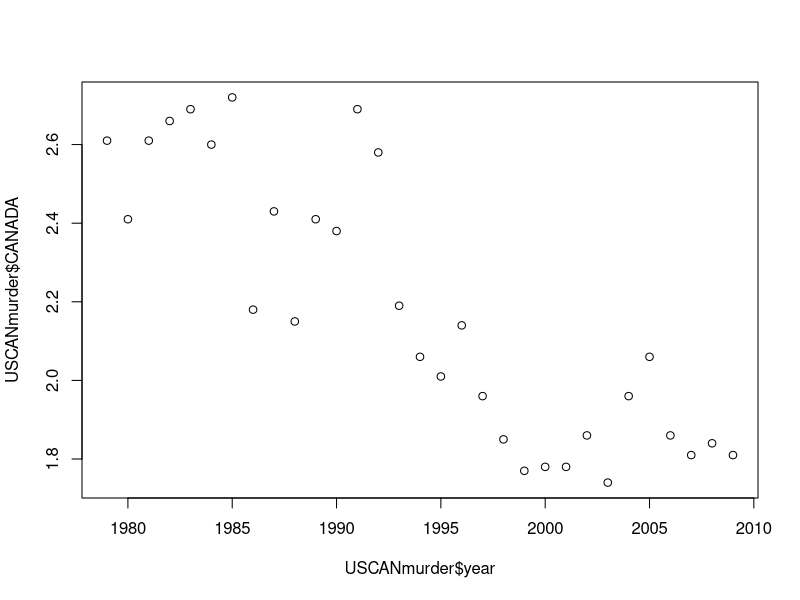

Write the R code that produced this figure.
## Q1

USCANmurder <-
structure(list(year = 1979:2009, CANADA = c(2.61, 2.41, 2.61, 
2.66, 2.69, 2.6, 2.72, 2.18, 2.43, 2.15, 2.41, 2.38, 2.69, 2.58, 
2.19, 2.06, 2.01, 2.14, 1.96, 1.85, 1.77, 1.78, 1.78, 1.86, 1.74, 
1.96, 2.06, 1.86, 1.81, 1.84, 1.81), US = c(9.8, 10.2, 9.8, 9.1, 
8.3, 7.9, 8, 8.6, 8.3, 8.4, 8.7, 9.4, 9.8, 9.3, 9.5, 9, 8.2, 
7.4, 6.8, 6.3, 5.7, 5.5, 5.6, 5.6, 5.7, 5.5, 5.6, 5.7, 5.6, 5.4, 
5), ONTARIO = c(2.02, 1.81, 1.93, 2.06, 2.23, 2.07, 2.08, 1.47, 
2.12, 1.89, 1.73, 1.77, 2.35, 2.29, 1.8, 1.77, 1.65, 1.69, 1.59, 
1.37, 1.41, 1.34, 1.43, 1.47, 1.45, 1.51, 1.75, 1.55, 1.58, 1.36, 
1.36), MANITOBA = c(4.24, 3, 3.96, 3.34, 3.77, 4.01, 2.4, 4.31, 
4.01, 2.81, 3.9, 3.53, 3.79, 2.61, 2.77, 2.58, 2.39, 3.97, 2.73, 
2.9, 2.28, 2.61, 2.95, 3.11, 3.69, 4.26, 4.16, 3.29, 5.11, 4.48, 
4.66)), .Names = c("year", "CANADA", "US", "ONTARIO", "MANITOBA"
), row.names = c(NA, -31L), class = "data.frame")

length(USCANmurder$CANADA)
result <- lm(ONTARIO ~ CANADA, data=USCANmurder)
summary(result)
summary(result)$sigma
anova(result)
2*(1-pt(2.973668,29))
predict(result,newdata=data.frame(CANADA<-1.62),interval="confidence")
predict(result,newdata=data.frame(CANADA<-1.62),interval="prediction")

## Q2
plot(USCANmurder$year, USCANmurder$CANADA)

## a. construct the model
result <- lm(CANADA ~ year, data=USCANmurder)
summary(result)

## b. estimate of the error variance
MSE <- (summary(result)$sigma)^2

## c. condence interval of slope
t0 <- qt(.975, 29)
Sxx <- sum((USCANmurder$year-ave(USCANmurder$year))^2)
temp <- t0 * sqrt(MSE/Sxx)
lwr <- -0.032270-temp
upr <- -0.032270+temp

## assumptions
## iid N(0,sigma^2)

## e. confidence interval of 2010's rate
predict(result,newdata=data.frame(year <- 2010),interval="confidence")

## f. predictioninterval of 2010's rate
predict(result,newdata=data.frame(year <- 2010),interval="prediction")

## g. proportion of variation explained by the regression
summary(result)
